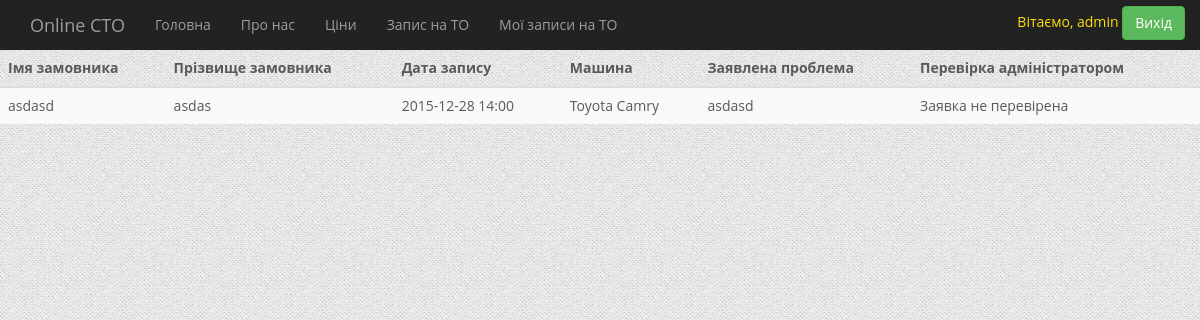
The app's page /myforms/ (signed in), older data.
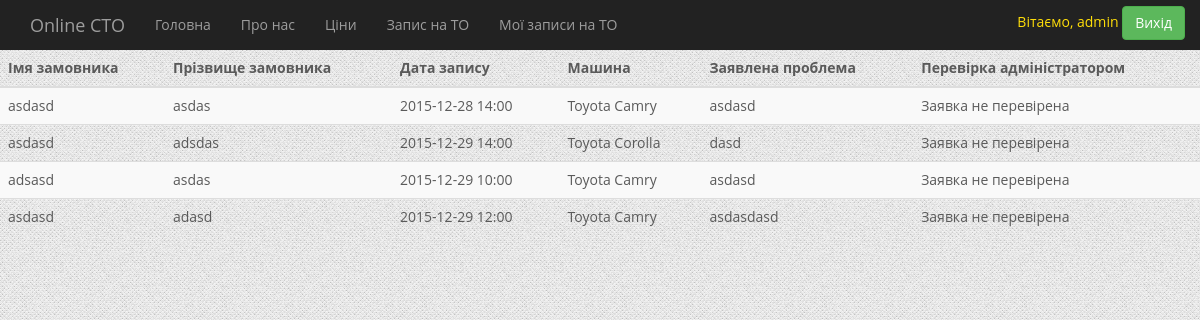
The same page, newer data.
### forma/models.py (models this page shows)
class Forma(models.Model):
    class Meta():
        db_table = 'forma'
    user_name = models.ForeignKey(User)
    first_name = models.CharField(max_length=200, verbose_name="Ім'я замовника")
    last_name = models.CharField(max_length=200, verbose_name="Призвіще замовника")
    car_name = models.ForeignKey(Cars, verbose_name="Виберіть автомобіль")
    problem = models.TextField(max_length=200, default='', verbose_name="Побажання")
    date = models.DateField(verbose_name="Забронюйте дату")
    time = models.TimeField(verbose_name="Забронюйте час")
    is_checked = models.BooleanField(default=False)
    def __str__(self):
        return self.date.strftime("%Y-%m-%d")+self.time.strftime(" %H:%M")

### app/models.py (models this page shows)
class Cars(models.Model):
    class Meta():
        db_table = 'cars'
    cars_name = models.CharField(max_length=200)
    cars_model = models.CharField(max_length=200)
    def __str__(self):
        return self.cars_name + " " + self.cars_model

### forma/views.py (the view)
# urls.py: url(r'^myforms/', myforms),
def myforms(request):
    t = get_template('myforms.html')
    username=auth.get_user(request).username
    if username:
        html = t.render({'myforms' : Forma.objects.filter(user_name=auth.get_user(request)),'first_name':auth.get_user(request).first_name, 'username' : auth.get_user(request).username})
    else:
        html = t.render({'myforms' : Forma.objects.filter(user_name=auth.get_user(request)), 'username' : auth.get_user(request).username})
    return HttpResponse(html)

### forma/templates/myforms.html
{% extends 'index.html' %}
{% load staticfiles %}
{% block page %}
    <table class="table table-striped">
    <thead>
     <tr>
         <th> Імя замовника </th>
         <th>Прізвище замовника</th>
         <th>Дата запису</th>
         <th>Машина</th>
         <th>Заявлена проблема</th>
         <th>Перевірка адміністратором</th>
     </tr>
     </thead>
    <tbody>
    {%  for myform in myforms %}
<tr>
    <td>{{  myform.first_name  }}</td>
    <td>{{ myform.last_name }}</td>
    <td>{{ myform }}</td>
    <td>{{ myform.car_name }}</td>
    <td>{{ myform.problem }}</td>
<td> {% if myform.is_checked %}
                      Заявка підтвержена, час узгоджений
                      {% else %}
                      Заявка не перевірена
                      {% endif %}</td>
        </tr>
    {% endfor %}
</tbody>
    </table>
{% endblock %}

Row changes from the older to the newer data that the page shows:
added Forma: first_name "asdasd", last_name "adsdas", date+time "2015-12-29 14:00", car_name "Toyota Corolla", problem "dasd", is_checked "Заявка не перевірена"
added Forma: first_name "adsasd", last_name "asdas", date+time "2015-12-29 10:00", car_name "Toyota Camry", problem "asdasd", is_checked "Заявка не перевірена"
added Forma: first_name "asdasd", last_name "adasd", date+time "2015-12-29 12:00", car_name "Toyota Camry", problem "asdasdasd", is_checked "Заявка не перевірена"
